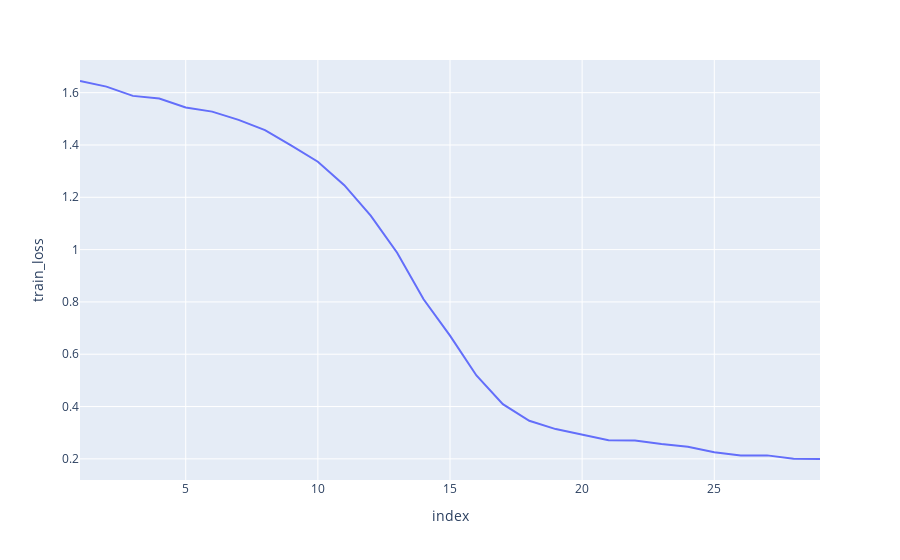
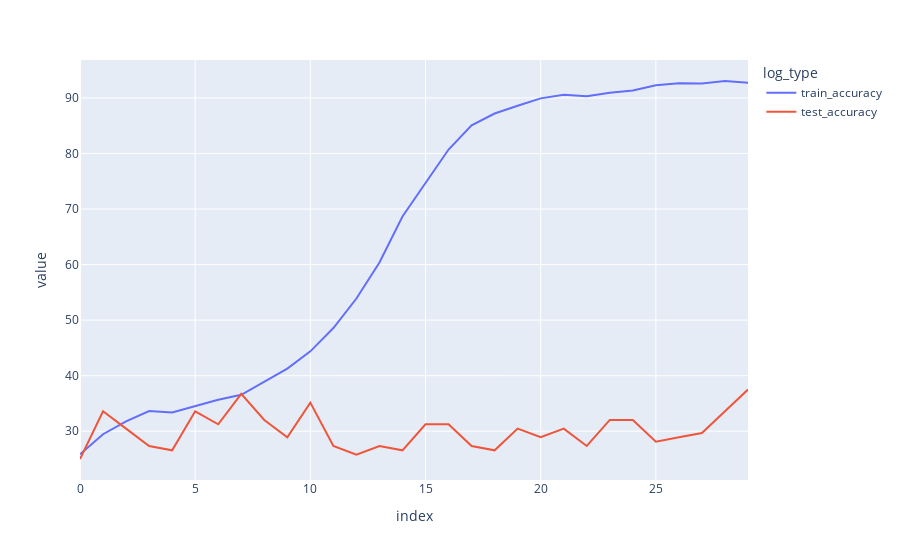
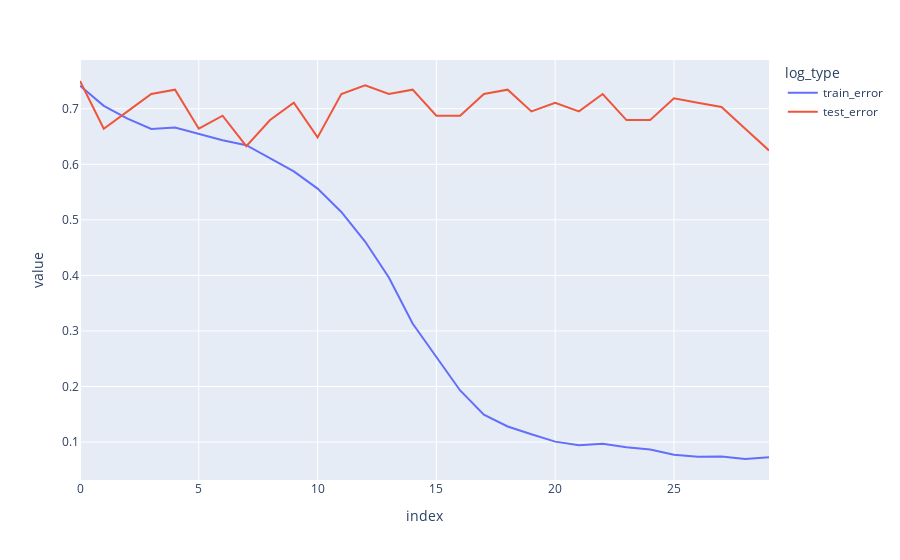

Source (notebook cell) for these figures, in order:
### Code cell
import plotly.express as px
log_df = pd.DataFrame.from_dict(log)
log_df = log_df.reset_index()
fig = px.line(log_df.iloc[1:], x="index", y="train_loss")
fig.show()
type = "accuracy"
df1 = log_df[['index', f"train_{type}", f"test_{type}"]].melt(id_vars=['index'], var_name='log_type')
fig = px.line(df1, x="index", y="value", color='log_type')
fig.show()

type = "error"
df1 = log_df[['index', f"train_{type}", f"test_{type}"]].melt(id_vars=['index'], var_name='log_type')
fig = px.line(df1, x="index", y="value", color='log_type')
fig.show()

### Figure 1 — Plotly figure (JSON) as saved in the notebook; plotly's stock layout.template omitted (floating-point values rounded to 4 significant figures)
{"data": [{"hovertemplate": "index=%{x}<br>train_loss=%{y}<extra></extra>", "legendgroup": "", "line": {"color": "#636efa", "dash": "solid"}, "marker": {"symbol": "circle"}, "mode": "lines", "name": "", "orientation": "v", "showlegend": false, "type": "scatter", "x": [1, 2, 3, 4, 5, 6, 7, 8, 9, 10, 11, 12, 13, 14, 15, 16, 17, 18, 19, 20, 21, 22, 23, 24, 25, 26, 27, 28, 29], "xaxis": "x", "y": [1.645, 1.623, 1.588, 1.577, 1.543, 1.528, 1.496, 1.457, 1.397, 1.336, 1.246, 1.13, 0.988, 0.81, 0.6713, 0.5189, 0.4093, 0.3456, 0.3138, 0.2918, 0.2713, 0.2705, 0.2567, 0.2465, 0.2253, 0.2132, 0.2133, 0.2001, 0.1994], "yaxis": "y"}], "layout": {"legend": {"tracegroupgap": 0}, "margin": {"t": 60}, "xaxis": {"anchor": "y", "domain": [0, 1], "title": {"text": "index"}}, "yaxis": {"anchor": "x", "domain": [0, 1], "title": {"text": "train_loss"}}}}

### Figure 2 — Plotly figure (JSON) as saved in the notebook; plotly's stock layout.template omitted (floating-point values rounded to 4 significant figures)
{"data": [{"hovertemplate": "log_type=train_accuracy<br>index=%{x}<br>value=%{y}<extra></extra>", "legendgroup": "train_accuracy", "line": {"color": "#636efa", "dash": "solid"}, "marker": {"symbol": "circle"}, "mode": "lines", "name": "train_accuracy", "orientation": "v", "showlegend": true, "type": "scatter", "x": [0, 1, 2, 3, 4, 5, 6, 7, 8, 9, 10, 11, 12, 13, 14, 15, 16, 17, 18, 19, 20, 21, 22, 23, 24, 25, 26, 27, 28, 29], "xaxis": "x", "y": [25.86, 29.47, 31.79, 33.65, 33.37, 34.56, 35.66, 36.56, 38.92, 41.27, 44.38, 48.57, 53.9, 60.36, 68.65, 74.75, 80.71, 85.06, 87.19, 88.59, 89.92, 90.58, 90.32, 90.92, 91.35, 92.29, 92.63, 92.59, 93.05, 92.73], "yaxis": "y"}, {"hovertemplate": "log_type=test_accuracy<br>index=%{x}<br>value=%{y}<extra></extra>", "legendgroup": "test_accuracy", "line": {"color": "#EF553B", "dash": "solid"}, "marker": {"symbol": "circle"}, "mode": "lines", "name": "test_accuracy", "orientation": "v", "showlegend": true, "type": "scatter", "x": [0, 1, 2, 3, 4, 5, 6, 7, 8, 9, 10, 11, 12, 13, 14, 15, 16, 17, 18, 19, 20, 21, 22, 23, 24, 25, 26, 27, 28, 29], "xaxis": "x", "y": [25, 33.59, 30.47, 27.34, 26.56, 33.59, 31.25, 36.72, 32.03, 28.91, 35.16, 27.34, 25.78, 27.34, 26.56, 31.25, 31.25, 27.34, 26.56, 30.47, 28.91, 30.47, 27.34, 32.03, 32.03, 28.12, 28.91, 29.69, 33.59, 37.5], "yaxis": "y"}], "layout": {"legend": {"title": {"text": "log_type"}, "tracegroupgap": 0}, "margin": {"t": 60}, "xaxis": {"anchor": "y", "domain": [0, 1], "title": {"text": "index"}}, "yaxis": {"anchor": "x", "domain": [0, 1], "title": {"text": "value"}}}}

### Figure 3 — Plotly figure (JSON) as saved in the notebook; plotly's stock layout.template omitted (floating-point values rounded to 4 significant figures)
{"data": [{"hovertemplate": "log_type=train_error<br>index=%{x}<br>value=%{y}<extra></extra>", "legendgroup": "train_error", "line": {"color": "#636efa", "dash": "solid"}, "marker": {"symbol": "circle"}, "mode": "lines", "name": "train_error", "orientation": "v", "showlegend": true, "type": "scatter", "x": [0, 1, 2, 3, 4, 5, 6, 7, 8, 9, 10, 11, 12, 13, 14, 15, 16, 17, 18, 19, 20, 21, 22, 23, 24, 25, 26, 27, 28, 29], "xaxis": "x", "y": [0.7414, 0.7053, 0.6821, 0.6635, 0.6663, 0.6544, 0.6434, 0.6344, 0.6108, 0.5873, 0.5562, 0.5143, 0.461, 0.3964, 0.3135, 0.2525, 0.1929, 0.1494, 0.1281, 0.1141, 0.1008, 0.09424, 0.09678, 0.09078, 0.08653, 0.07708, 0.07372, 0.07411, 0.0695, 0.07275], "yaxis": "y"}, {"hovertemplate": "log_type=test_error<br>index=%{x}<br>value=%{y}<extra></extra>", "legendgroup": "test_error", "line": {"color": "#EF553B", "dash": "solid"}, "marker": {"symbol": "circle"}, "mode": "lines", "name": "test_error", "orientation": "v", "showlegend": true, "type": "scatter", "x": [0, 1, 2, 3, 4, 5, 6, 7, 8, 9, 10, 11, 12, 13, 14, 15, 16, 17, 18, 19, 20, 21, 22, 23, 24, 25, 26, 27, 28, 29], "xaxis": "x", "y": [0.75, 0.6641, 0.6953, 0.7266, 0.7344, 0.6641, 0.6875, 0.6328, 0.6797, 0.7109, 0.6484, 0.7266, 0.7422, 0.7266, 0.7344, 0.6875, 0.6875, 0.7266, 0.7344, 0.6953, 0.7109, 0.6953, 0.7266, 0.6797, 0.6797, 0.7188, 0.7109, 0.7031, 0.6641, 0.625], "yaxis": "y"}], "layout": {"legend": {"title": {"text": "log_type"}, "tracegroupgap": 0}, "margin": {"t": 60}, "xaxis": {"anchor": "y", "domain": [0, 1], "title": {"text": "index"}}, "yaxis": {"anchor": "x", "domain": [0, 1], "title": {"text": "value"}}}}
